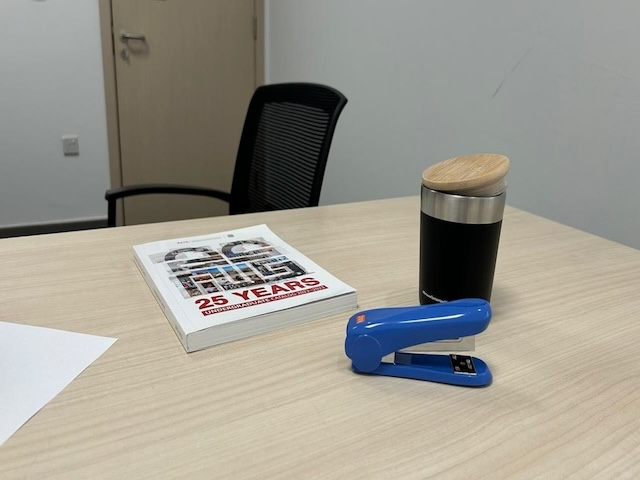
#> input picture Salman's Notes/data/images/left1.jpg, 640 x 480 px
$ jupyter execute '12 - Stereo Vision.ipynb'
#> lines starting #> are read from the running program, lines starting #| are printed output that depends on the picture
# **Stereo Vision**

## **Startup Code**

**Imports**

[cell 1]
import numpy as np
import matplotlib.pyplot as plt

import cv2

**Convenience Functions**

[cell 2]
# Function to convert 2D coordinates to homogeneous coordinates
def to_homogeneous(coordinates):
    if not isinstance(coordinates, np.ndarray):
        raise ValueError("Input must be a NumPy array")
    if coordinates.shape[1] != 2:
        raise ValueError("Input array must have shape (N, 2)")

    # Add a column of ones to the coordinates to make them homogeneous
    homogeneous_coordinates = np.hstack((coordinates, np.ones((coordinates.shape[0], 1))))

    return homogeneous_coordinates

# Function to convert homogeneous coordinates to non-homogeneous coordinates
def from_homogeneous(coordinates):
    if not isinstance(coordinates, np.ndarray):
        raise ValueError("Input must be a NumPy array")
    if coordinates.shape[1] != 3:
        raise ValueError("Input array must have shape (N, 3)")

    # Divide the first two columns by the third column to obtain non-homogeneous coordinates
    non_homogeneous_coordinates = coordinates[:, :2] / coordinates[:, 2][:, None]

    return non_homogeneous_coordinates

## **1. Epipolar Geometry**

### **1.1 Theory**

I think it'll be more effective to learn about this topic through a video rather than reading about it. You might want to watch this video on [Epipolar Geometry](https://www.youtube.com/watch?v=VoJy8Xbo9Uo).

### **1.2 Implementation**

In terms of implementation, the professor provided us with two examples.

The first example involved two images, one of which featured a single dot. Our task was to identify the corresponding line in the second image that contained the dot from the first image.

The second example is image rectification, which is the process of finding two homographies that make stereo images parallel. This means that the epipolar lines in the two images become parallel horizontal lines, all having the same y-coordinate.

#### **1.2.1 Example 1**

**Essential Matrix & Fundamental Matrix**

The two fundamental matrices in the field of multi-view geometry are the fundamental and essential matrix:

- **Essential Matrix**: Encapsulates the geometric relationship between corresponding points in two calibrated images of a scene taken from different viewpoints. It enables the derivation of both the translation and rotation matrices necessary to transition between viewpoints.

- **Fundamental Matrix**: Describes the geometric relationship between corresponding points in two calibrated images of a scene taken from different viewpoints. It includes constraints on the position of corresponding points and defines the epipolar lines, which are crucial for establishing correspondence between points in different images.

For example, say we take two pictures of the same thing, but from slightly different angles.

- The **essential matrix** helps us figure out exactly how much the object has moved and rotated between those two photos. It's like having a map that shows us how to go from one photo to the other, considering both the distance traveled and the rotation.

- The **fundamental matrix** helps us find corresponding points between these photos. It's like having a special rulebook that tells us how to match up points in one photo with points in the other. This rulebook considers not only the position of the points but also the geometry of how the two photos are related to each other. It helps us draw lines (epipolar lines) in one photo, which tell us where we're likely to find the corresponding points in the other photo.

Below is the code to obtain both of these matrices:

[cell 3]
# Read images
img1 = cv2.imread('./data/images/left1.jpg', cv2.IMREAD_GRAYSCALE)
#> img1: shape (480, 640); min 0, max 254, mean 152.4
img2 = cv2.imread('./data/images/right1.jpg', cv2.IMREAD_GRAYSCALE)
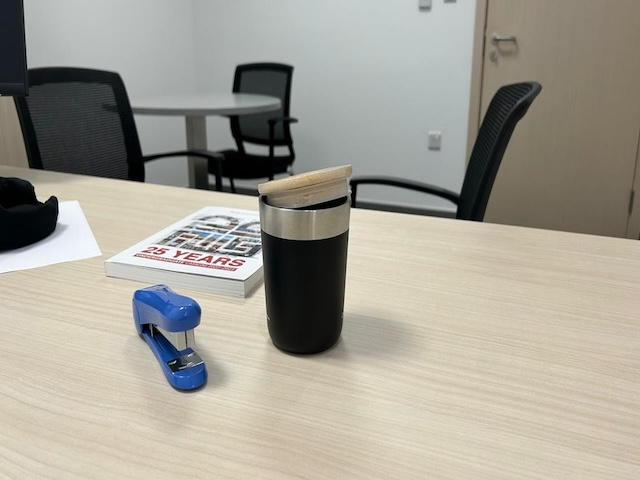
#> input picture Salman's Notes/data/images/right1.jpg, 640 x 480 px
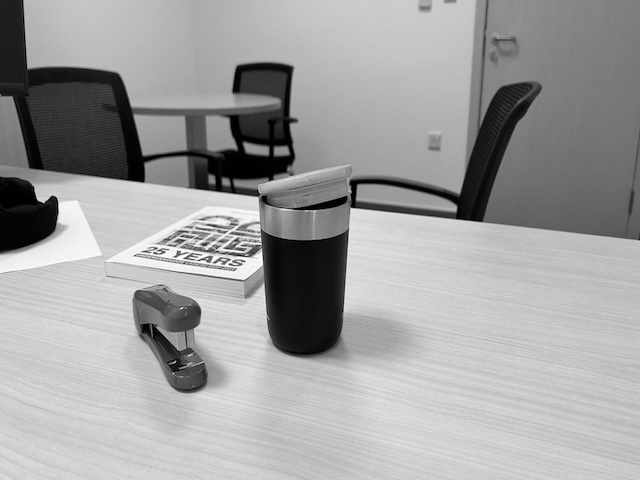
#> img2: shape (480, 640); min 0, max 255, mean 159.6

# Create SIFT object
sift = cv2.SIFT_create()

# Detect keypoints and compute descriptors using SIFT
kp1, des1 = sift.detectAndCompute(img1, None)
#> kp1 = 306 keypoints; strongest (x, y, size): (220, 301, 2), (197, 302, 2.7), (202, 302, 2.2), (236, 294, 2)
kp2, des2 = sift.detectAndCompute(img2, None)
#> kp2 = 337 keypoints; strongest (x, y, size): (305, 299, 65), (38, 223, 28.4), (53, 201, 7.1), (42, 196, 9)

# Create BFMatcher (Brute Force Matcher)
bf = cv2.BFMatcher()

# Perform KNN matching
matches = bf.knnMatch(des1, des2, k=2)
#> matches = 306 matches

# Apply ratio test as per Lowe's paper
pts1 = []
pts2 = []
for i, (m, n) in enumerate(matches):
    if m.distance < 0.8 * n.distance:
        pts1.append(kp1[m.queryIdx].pt)
        pts2.append(kp2[m.trainIdx].pt)
#> after the loop, pts1 = 27 pairs, first value 104.8 to 495.3, second value 23.89 to 361.4; pts2 = 27 pairs, first value 35.18 to 513.2, second value 27.11 to 296.6

# Convert matched points to numpy arrays
pts1_ = np.array(pts1)
#> pts1_ has the same summary as pts1
pts2_ = np.array(pts2)
#> pts2_ has the same summary as pts2

# Finding essential matrix using RANSAC
E, mask = cv2.findEssentialMat(pts1_, pts2_, np.eye(3), cv2.RANSAC)
#> E = [[-7.29e-05, 0.000153, 0.036], [0.00102, -0.000905, -0.706], [-0.136, 0.694, -0.00109]]; mask = 27 values, max 1 at index 2, min 0 at index 0, mean 0.407

# Decompose the essential matrix to rotation matrices and translation
R1, R2, t = cv2.decomposeEssentialMat(E)
#> R1 = [[0.97, 0.242, 0.000938], [0.242, -0.97, 0.00159], [0.0013, -0.00132, -1]]; R2 = [[0.99, 0.142, 0.0014], [-0.142, 0.99, -0.00147], [-0.0016, 0.00126, 1]]; t = [0.999, 0.0509, -0.000154]

# Select only inlier points
pts1_ = pts1_[mask.ravel() == 1]
#> pts1_ = [[111.8, 23.89], [118.4, 201.3], [124.5, 38.4], [127.7, 35.01], [142.3, 38.67], [226, 186.2], [226.9, 187.9], [226.9, 187.9], [350, 288.9], [464.5, 191.5], [495.3, 272.5]]
pts2_ = pts2_[mask.ravel() == 1]
#> pts2_ = [[485.2, 27.11], [359.4, 187.1], [495.9, 40.74], [498, 37.41], [513.2, 39.68], [456.1, 187.6], [456.1, 187.6], [456.1, 187.6], [109, 260.1], [232.9, 189.9], [264, 296.6]]

# Finding Fundamental matrix using RANSAC
F, mask = cv2.findFundamentalMat(pts1_, pts2_, cv2.RANSAC)
#> F = [[2.15e-06, 4.83e-06, -0.00226], [3.57e-06, -9.43e-06, -0.00717], [-2.09e-05, 0.00493, 1]]; mask = [1, 1, 1, 1, 1, 0, 1, 1, 0, 0, 1]

# Select only inlier points based on the mask
pts1_ = pts1_[mask.ravel() == 1]
#> pts1_ = [[111.8, 23.89], [118.4, 201.3], [124.5, 38.4], [127.7, 35.01], [142.3, 38.67], [226.9, 187.9], [226.9, 187.9], [495.3, 272.5]]
pts2_ = pts2_[mask.ravel() == 1]
#> pts2_ = [[485.2, 27.11], [359.4, 187.1], [495.9, 40.74], [498, 37.41], [513.2, 39.68], [456.1, 187.6], [456.1, 187.6], [264, 296.6]]

Now that we have the essential and fundamental matrices, we can plot the epipolar lines and their corresponding points. The code provided below selects a random point on the second image (for each run) and draws the corresponding line in the first image.

[cell 4]
# Compute epipolar lines in the first image using the Fundamental matrix
lines1 = to_homogeneous(pts2_).dot(F)
#> in to_homogeneous, `homogeneous_coordinates = np.hstack((coordinates, np.ones((coordinates..`: homogeneous_coordinates = [[485.2, 27.11, 1], [359.4, 187.1, 1], [495.9, 40.74, 1], [498, 37.41, 1], [513.2, 39.68, 1], [456.1, 187.6, 1], [456.1, 187.6, 1], [264, 296.6, 1]]
#> lines1 = [[0.00112, 0.00702, -0.293], [0.00142, 0.00491, -1.16], [0.00119, 0.00695, -0.415], [0.00119, 0.00699, -0.396], [0.00123, 0.00704, -0.447], [0.00163, 0.00537, -1.38], [0.00163, 0.00537, -1.38], [0.00161, 0.00341, -1.73]]

# Get image dimensions
r, c = img1.shape
#> r = 480; c = 640

# Index of the point for which to plot the epipolar line
pts_index = np.random.randint(low = 0, high = len(lines1))
#> pts_index = 4

# Extract coefficients of the epipolar line
a = lines1[pts_index, 0]
#> a = 0.00123
b = lines1[pts_index, 1]
#> b = 0.00704
c = lines1[pts_index, 2]
#> c = -0.447

# Plotting
plt.figure(figsize=(10,6))

# Plot first image with the epipolar line
plt.subplot(121)
plt.imshow(img1, cmap='gray')
plt.axis('off')
# Compute the endpoints of the epipolar line
y0 = -c/b
#> y0 = 63.45
y1 = (-c - a * img1.shape[1]) / b
#> y1 = -48.03
# Plot the epipolar line on the first image
plt.plot([0, img1.shape[1]], [y0, y1], 'r')

# Plot second image with the corresponding point
plt.subplot(122)
plt.imshow(img2, cmap='gray')
plt.axis('off')
plt.plot(pts2_[pts_index, 0], pts2_[pts_index, 1], 'rs', markersize = 5)

plt.show()

#### **1.2.2 Example 2: Image Rectification**

For this example, we are provided with the following two images.

[cell 5]
# Read images
img1 = cv2.imread('./data/images/left2.png', cv2.IMREAD_GRAYSCALE)
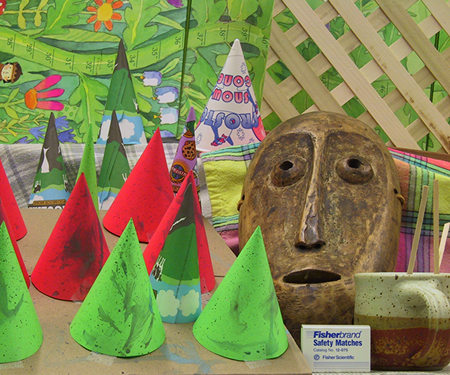
#> input picture data/images/left2.png, 450 x 375 px, found by its file name
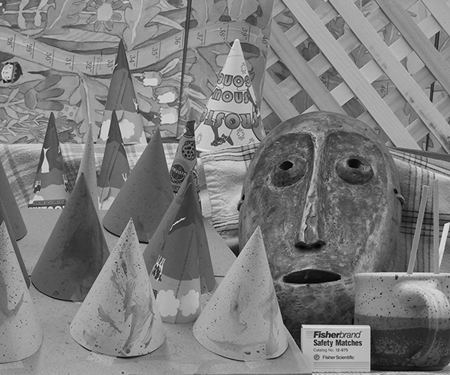
#> img1: shape (375, 450); min 0, max 235, mean 125
img2 = cv2.imread('./data/images/right2.png', cv2.IMREAD_GRAYSCALE)
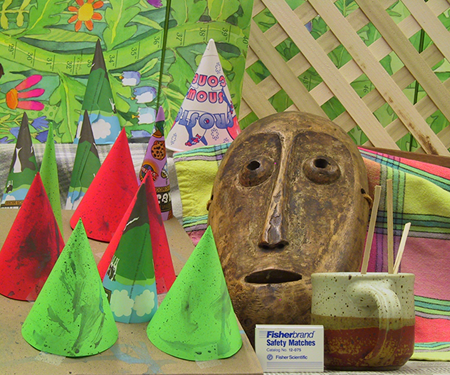
#> input picture data/images/right2.png, 450 x 375 px, found by its file name
#> img2: shape (375, 450); min 0, max 243, mean 128.4

# Plot images
plt.subplot(121)
plt.imshow(img1, cmap = 'gray')
plt.title('Left Image')
plt.axis('off')

plt.subplot(122)
plt.imshow(img2, cmap = 'gray')
plt.title('Right Image')
plt.axis('off')

plt.show()

Now these two images may seem the same but if you were to zoom in you would realize they are actually displaced from one another.

[cell 6]
# Plot images
plt.subplot(121)
plt.imshow(img1[200:300, 200:300], cmap = 'gray')
plt.title('Left Image')
plt.axis('off')

plt.subplot(122)
plt.imshow(img2[200:300, 200:300], cmap = 'gray')
plt.title('Right Image')
plt.axis('off')

plt.show()
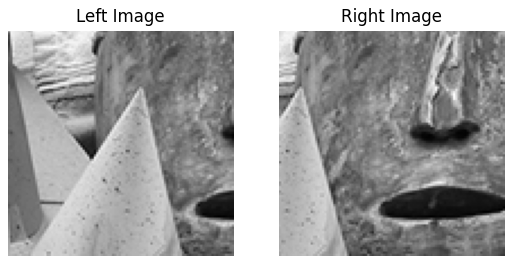
#> figure drawn by matplotlib, 2 panels

Our objective is to find two homography matrices that will render the two images parallel. By "parallel," we mean that the epipolar lines in the two images become parallel horizontal lines sharing the same y-coordinate.

Below is the code to achieve this task.

[cell 7]
sift = cv2.SIFT_create()
# find the keypoints and descriptors with SIFT
kp1, des1 = sift.detectAndCompute(img1,None)
#> kp1 = 1242 keypoints; strongest (x, y, size): (45, 150, 2.3), (396, 277, 2.3), (243, 198, 2.6), (236, 250, 6.6)
kp2, des2 = sift.detectAndCompute(img2,None)
#> kp2 = 1199 keypoints; strongest (x, y, size): (407, 226, 4.3), (212, 198, 2), (18, 150, 2.1), (350, 277, 2.2)

# Create BFMatcher (Brute Force Matcher)
bf = cv2.BFMatcher()
matches = bf.knnMatch(des1,des2, k=2)
#> matches = 1242 matches

pts1 = []
pts2 = []
# ratio test as per Lowe's paper
for i,(m,n) in enumerate(matches):
 if m.distance < 0.8*n.distance:
     pts1.append(kp1[m.queryIdx].pt)
     pts2.append(kp2[m.trainIdx].pt)
#> after the loop, pts1 = 586 pairs, first value 6.78 to 442.2, second value 5.78 to 371.9; pts2 = 586 pairs, first value 2.74 to 421, second value 5.62 to 366.9

# Finding Fundamental matrix
pts1_ = np.array(pts1)
#> pts1_ has the same summary as pts1
pts2_ = np.array(pts2)
#> pts2_ has the same summary as pts2
F, mask = cv2.findFundamentalMat(pts1_, pts2_, cv2.RANSAC)
#> F = [[-4.86e-08, -3.22e-05, 0.0322], [4.01e-05, 2.2e-05, -5.58], [-0.0317, 5.57, 1]]; mask = 586 values, max 1 at index 2, min 0 at index 0, mean 0.945

# We select only inlier points
pts1_ = pts1_[mask.ravel()==1]
#> pts1_ = 554 pairs, first value 20.42 to 442.2, second value 5.78 to 367.6
pts2_ = pts2_[mask.ravel()==1]
#> pts2_ = 554 pairs, first value 2.74 to 421, second value 5.62 to 366.9

h,w = img1.shape
#> h = 375; w = 450
# find the two homographies
_, H1, H2 = cv2.stereoRectifyUncalibrated(pts1_, pts2_, F, (w,h))
#> H1 = [[-5.55, 0.475, 87.37], [0.0317, -5.57, -8.24], [4.01e-05, 2.22e-05, -5.59]]; H2 = [[0.999, 0.00469, -0.586], [-0.00578, 1, 1.3], [-5.77e-06, -2.71e-08, 1]]
# Appling the two homographies to the two images to rectify them
rectified_img1 = cv2.warpPerspective(img1, H1, (w,h), flags=cv2.INTER_LINEAR)
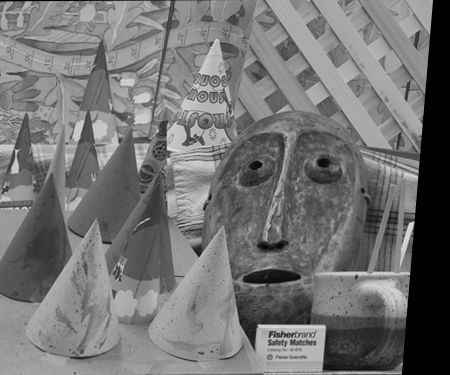
#> rectified_img1: shape (375, 450); min 0, max 224, mean 115.1
rectified_img2 = cv2.warpPerspective(img2, H2, (w,h), flags=cv2.INTER_LINEAR)
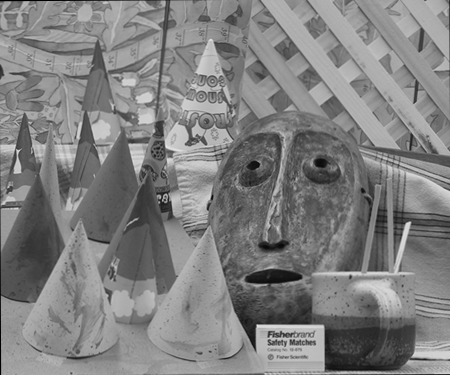
#> rectified_img2: shape (375, 450); min 0, max 232, mean 128


# Plots
plt.subplot(121), plt.imshow(rectified_img1, cmap='gray'), plt.axis('off')
plt.subplot(122), plt.imshow(rectified_img2, cmap='gray'), plt.axis('off')
plt.show()

To see the change better:

[cell 8]
# Plots
plt.subplot(121), plt.imshow(rectified_img1[200:300, 200:300], cmap='gray'), plt.axis('off')
plt.subplot(122), plt.imshow(rectified_img2[200:300, 200:300], cmap='gray'), plt.axis('off')
plt.show()
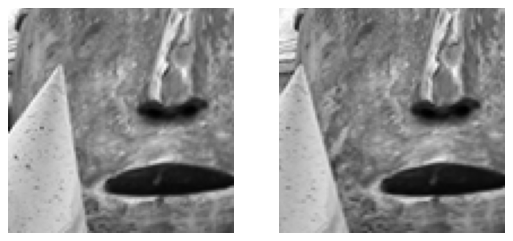
#> figure drawn by matplotlib, 2 panels

## **2. Depth Map**

### **2.1 Theory**

I think it'll be more effective to learn about this topic through a video rather than reading about it. You might want to watch this video on [Depth Map](https://www.youtube.com/watch?v=gffZ3S9pBUE).

### **2.2 Implementation**

The relevant functions for this segment are:

`cv2.StereoBM_create(numDisparities, blockSize)` used to create an instance of the StereoBM algorithm, which stands for Stereo Block Matching.
- **numDisparities**: Specifies the number of disparities to be considered during stereo matching.
- **blockSize**: Defines the size of the window used for matching

For instance, if the `numDisparities` parameter is set to 8, the algorithm will segment each pixel into one of 8 depth ranges, varying from disparity 0 to disparity 7. A lower disparity value indicates that the pixel is closer to the camera, whereas a higher disparity value suggests that the pixel is further from the image. Therefore, with `numDisparities` set to 8, the algorithm considers 8 disparity levels, enabling it to estimate depth across a certain range of distances in the scene.

Regarding the `blockSize` parameter, to estimate depth accurately, we must locate corresponding points in the stereo images. These points represent the same 3D location in the scene but appear in different positions in each image due to the camera separation. The `blockSize` parameter dictates the size of the neighborhood or window around each pixel that we analyze when searching for corresponding points. For example, if the `blockSize` were set to 5, then for every pixel in the first image, the algorithm would compare its 5x5 pixel neighborhood with the corresponding neighborhoods in the other image to identify the best matching points.

`stereo.compute(rectified_img1, rectified_img2)` is used to compute the disparity map from a pair of rectified stero images.
- **rectified_img1**: The left rectified image of the stereo pair.
- **rectified_img2**: The right rectified image of the stereo pair.

[cell 9]
# Read images
img1 = cv2.imread('./data/images/left2.png', cv2.IMREAD_GRAYSCALE)
img2 = cv2.imread('./data/images/right2.png', cv2.IMREAD_GRAYSCALE)

# Create a StereoBM object with specified parameters
stereo = cv2.StereoBM_create(numDisparities=0, blockSize=21) # Play w/ these value

# Compute the disparity map using StereoBM
disparity = stereo.compute(img1, img2)
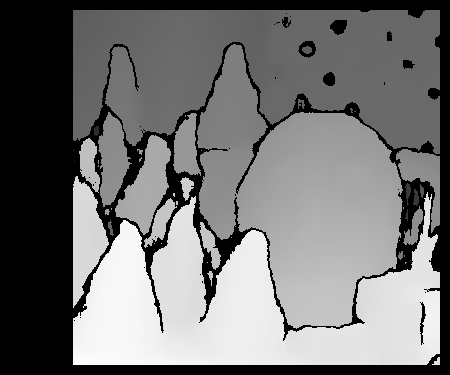
#> disparity: shape (375, 450) int16; min -16, max 838, mean 371.5; drawn with min black and max white

# Display the images and disparity map
plt.figure(figsize=(16, 9))

# Subplot 1: Left Image
plt.subplot(131)
plt.imshow(img1, cmap='gray')
plt.title("Left Image")
plt.axis('off')

# Subplot 2: Right Image
plt.subplot(132)
plt.imshow(img2, cmap='gray')
plt.title("Right Image")
plt.axis('off')

# Subplot 3: Disparity Map
plt.subplot(133)
plt.imshow(disparity, 'gray')
plt.title('Disparity Map')
plt.axis('off')

plt.show()
